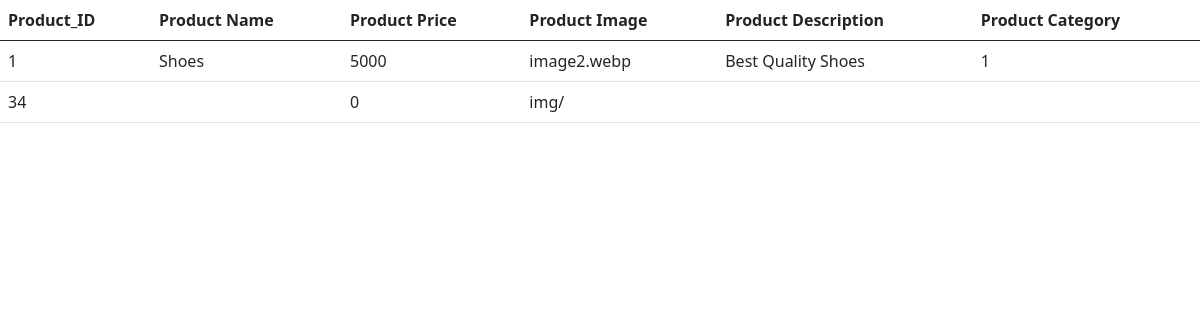
The app's page /admin/product.php with its own data.
### tables this page shows
CREATE TABLE `products` (
  `prod_id` int(11) NOT NULL,
  `prodname` varchar(100) NOT NULL,
  `prodprice` int(11) NOT NULL,
  `prodimage` varchar(255) NOT NULL,
  `Prod_Desc` varchar(255) NOT NULL,
  `Prod_Category` int(11) DEFAULT NULL
);

### admin/product.php (the view, shortened to what this page needs)
<?php
    include("config.php");
    $query = "SELECT * FROM products;";
    $result = mysqli_query($conn, $query);
    ?>
    <!DOCTYPE html>
    <html lang="en">
    <head>
        <link href="https://cdn.jsdelivr.net/npm/bootstrap@5.0.2/dist/css/bootstrap.min.css" rel="stylesheet">
    </head>
    <body>
        <table class="table table-border">
            <thead>
                <tr>
                    <th>Product_ID</th>
                    <th>Product Name</th>
                    <th>Product Price</th>
                    <th>Product Image</th>
                    <th>Product Description</th>
                    <th>Product Category</th>
                </tr>
            </thead>
            <tbody>
                <?php
                while($data = mysqli_fetch_assoc($result)){
                    ?>
                    <tr>
                        <td><?php echo $data["prod_id"]?></td>
                        <td><?php echo $data["prodname"]?></td>
                        <td><?php echo $data["prodprice"]?></td>
                        <td><?php echo $data["prodimage"]?></td>
                        <td><?php echo $data ["Prod_Desc"]?></td>
                        <td><?php echo $data["Prod_Category"]?></td>
                        <?php
                }
                ?>
                </tr>
            </tbody>
        </table>
    </body>
    </html>

### records on screen
products: prod_id "1", prodname "Shoes", prodprice "5000", prodimage "image2.webp", Prod_Desc "Best Quality Shoes", Prod_Category "1"
products: prod_id "34", prodprice "0", prodimage "img/"
